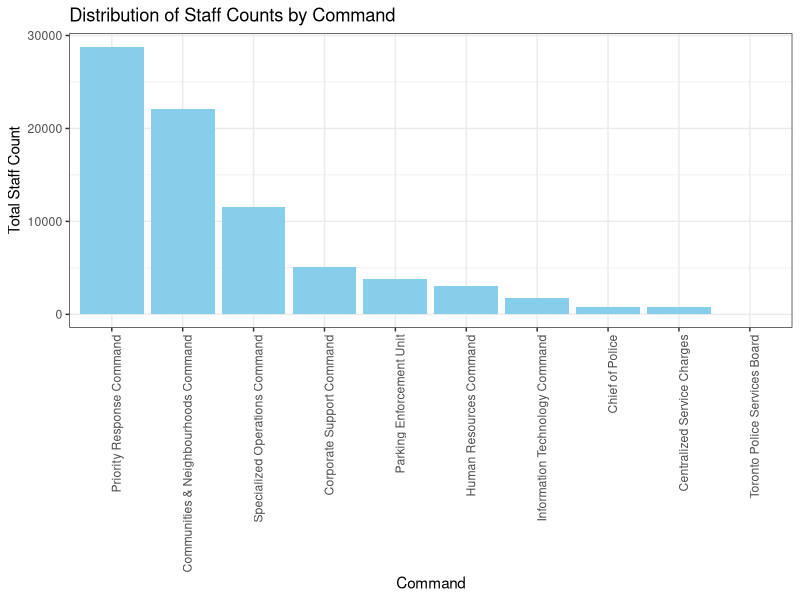
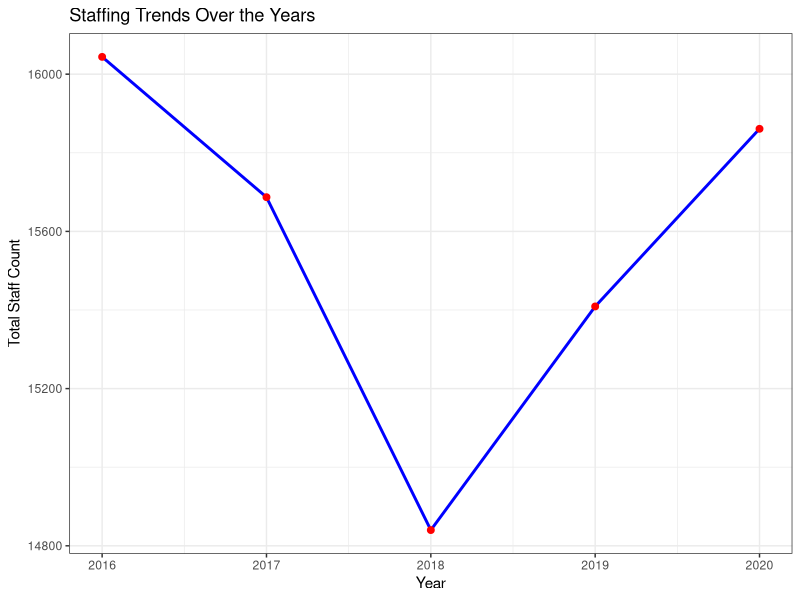
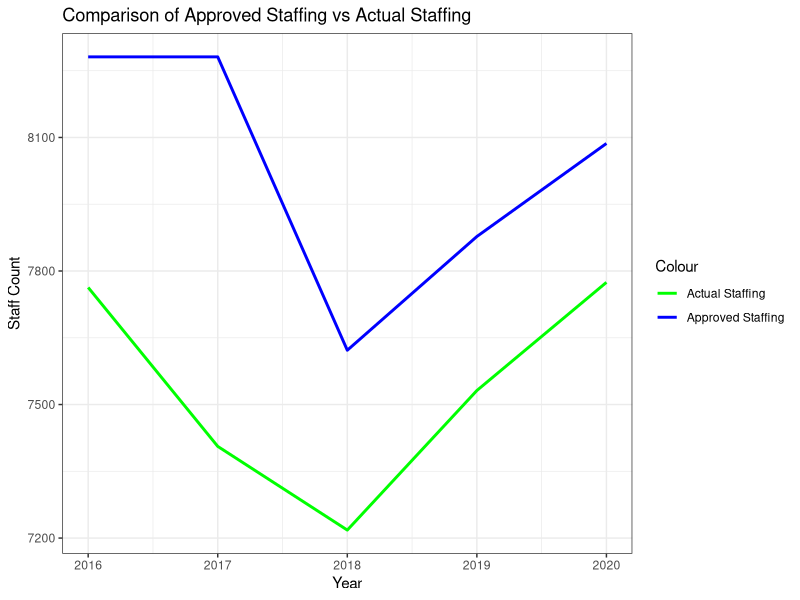

The R source for these figures, in order:
## ---- chunk 1
#| echo: false
#| warning: false
#### Preamble ####

# Purpose: Generates a paper titled "Long-term care homes were hit hardest by
# 2023 disease outbreaks in Toronto healthcare facilities" in PDF format when
# rendered.
# Author: Wei Wang
# Date: September 23, 2024
# Contact: won.wang@mail.utoronto.ca
# Pre-requisites: Run the files "01-download_data.R" and "02-data_cleaning.R".
## ---- chunk 2
#| echo: false
#| warning: false
#### Loading Packages ####

# install.packages("tidyverse")
# install.packages("here")
library(tidyverse)
library(ggplot2)
library(dplyr)
## ---- chunk 3
#| echo: false
#| warning: false
#| message: false

#### Loading the Cleaned Dataset ####
data <- read.csv(here::here("data", "raw_data" ,"tpss_raw_data.csv"))
## ---- chunk 4
#| echo: false
#| warning: false
#| label: DOSCC
#| fig-cap: "Bar chart depicting the total staff count for each command. The commands are arranged in descending order of staff count, with each bar representing the total number of staff per command. The bars are colored in sky blue, and the x-axis labels are rotated for clarity."
#### First Graph ####

# This code is based on knowledge from Alexander (2023).
# 1. Bar chart: Distribution of total staff counts by command
command_staff_counts <- data %>%
  group_by(Command) %>%
  summarise(Total_Count = sum(Count_, na.rm = TRUE))

ggplot(command_staff_counts, aes(x = reorder(Command, -Total_Count), y = Total_Count)) +
  geom_bar(stat = "identity", fill = "skyblue") +
  theme_bw() + 
  theme(axis.text.x = element_text(angle = 90, hjust = 1)) +
  labs(title = "Distribution of Staff Counts by Command", x = "Command", y = "Total Staff Count")

## ---- chunk 5
#| echo: false
#| warning: false
#| label: STOY
#| fig-cap: "Line graph illustrating staffing trends over the years. The blue line shows the total staff count for each year, with red points marking the specific values. The x-axis represents the year, while the y-axis shows the total number of staff"
#### Second Graph ####

# This code is based on knowledge from Alexander (2023).

# 2. Line chart: Staffing trends over the years
staffing_trends <- data %>%
  group_by(Year) %>%
  summarise(Total_Count = sum(Count_, na.rm = TRUE))

ggplot(staffing_trends, aes(x = Year, y = Total_Count)) +
  geom_line(color = "blue", size = 1) +
  geom_point(color = "red", size = 2) +
  theme_bw() +
 labs(title = "Staffing Trends Over the Years", x = "Year", y = "Total Staff Count")

## ---- chunk 6
#| echo: false
#| warning: false
#| label: CASAS
#| fig-cap: "Line graph comparing approved staffing levels with actual staffing levels over the years. The blue line represents approved staffing, and the green line represents actual staffing. The x-axis shows the years, and the y-axis indicates the staff count"
#### Third Graph ####

# This code is based on knowledge from Alexander (2023).

# 3. Line chart: Comparison of Approved Staffing vs Actual Staffing over the years
approved_vs_actual <- data %>%
  group_by(Year, Type_of_Metric) %>%
  summarise(Total_Count = sum(Count_, na.rm = TRUE)) %>%
  spread(Type_of_Metric, Total_Count)

ggplot(approved_vs_actual, aes(x = Year)) +
  geom_line(aes(y = `Approved Staffing`, color = "Approved Staffing"), size = 1) +
  geom_line(aes(y = `Actual Staffing`, color = "Actual Staffing"), size = 1) +
  labs(title = "Comparison of Approved Staffing vs Actual Staffing", x = "Year", y = "Staff Count") +
  theme_bw() +
  scale_color_manual(name = "Colour", values = c("Approved Staffing" = "blue", "Actual Staffing" = "green"))
